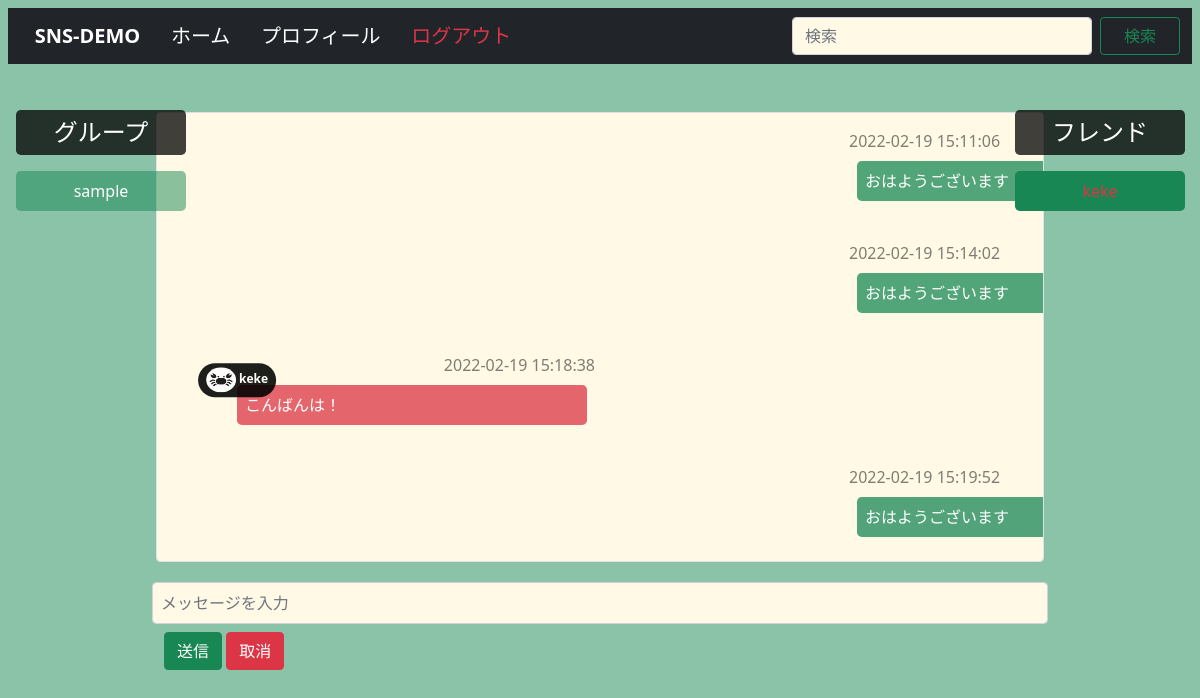
/app/friend_chat/b5b771cf-0973-4798-8959-98a34b4419f6/ (signed in), run on an earlier commit of the app's database.
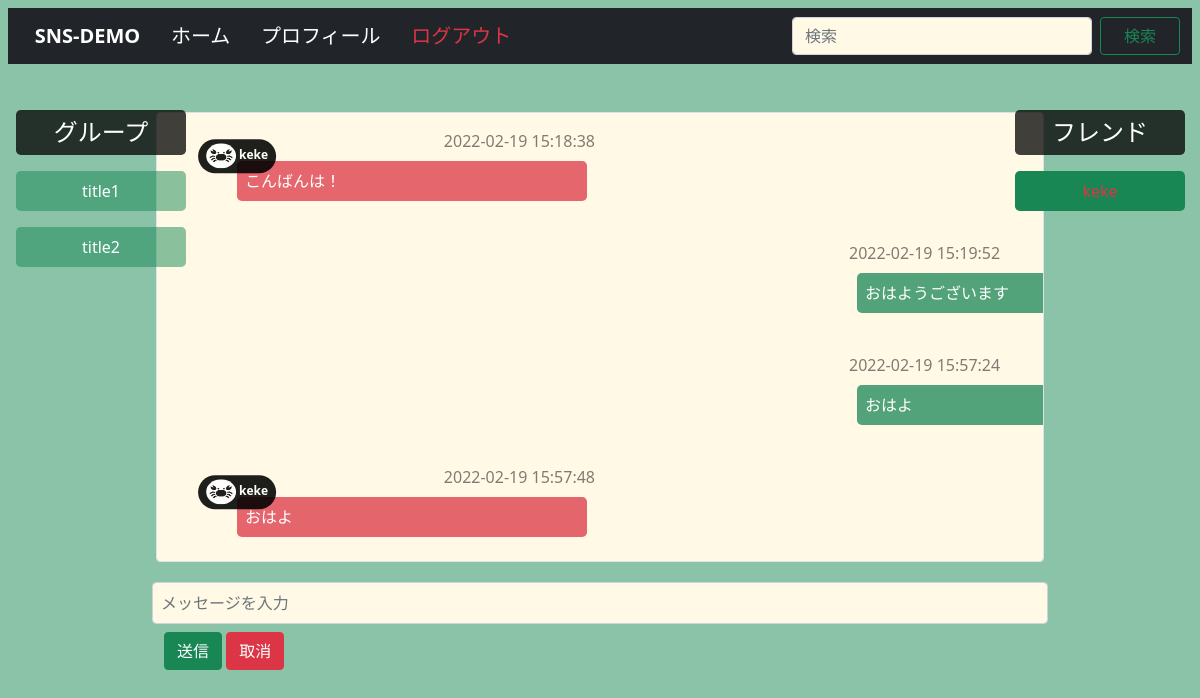
And on a later commit of the database.
### app/models.py (models this page shows, shortened)
class Group(models.Model):
    id = models.UUIDField(default=uuid.uuid4, primary_key=True)
    owner = models.ForeignKey(get_user_model(), on_delete=models.CASCADE,  related_name='group_owner')
    member = models.ManyToManyField(get_user_model(), related_name='group_member')
    title = models.CharField(max_length=30)
    icon = models.ImageField(null=True, blank=True)
    def __str__(self):
        return self.title

class Message(models.Model):
    id = models.UUIDField(default=uuid.uuid4, primary_key=True)
    owner = models.ForeignKey(get_user_model(), on_delete=models.CASCADE)
    profile = models.ForeignKey(Profile, on_delete=models.CASCADE, null=True)
    friend = models.CharField(max_length=30, null=True, blank=True)
    content = models.TextField(max_length=1000)
    good_count = models.PositiveIntegerField(default=0)
    share_count = models.PositiveIntegerField(default=0)
    group = models.ForeignKey(Group, on_delete=models.CASCADE, null=True)
    created_at = models.DateTimeField(auto_now_add=True)

class Profile(models.Model):
    id = models.UUIDField(default=uuid.uuid4, primary_key=True)
    user = models.OneToOneField(get_user_model(), on_delete=models.CASCADE)
    nick_name = models.CharField(max_length=20)
    icon = models.ImageField(upload_to='../media/images/', default='images/unknown.jpeg', null=True, blank=True)
    one_mes = models.TextField(max_length=100)
    created_at = models.DateTimeField(auto_now_add=True)
    updated_at = models.DateTimeField(auto_now=True)

### app/views.py (the view)
# urls.py: path('friend_chat/<str:pk>/', views.friend_chat, name='friend_chat'),
@login_required
def friend_chat(request, pk):
    request.session['friend_pk'] = pk
    user = get_user_model().objects.get(email=request.user)
    friend = Friend.objects.get(id=pk)
    in_speaking_friend = friend
    all_group = user.group_member.all()
    all_friend = Friend.objects.filter(Q(send_from=user.id) | Q(send_to=user.id))
    all_friend = all_friend.filter(promise_flag=True)
    profile = Profile.objects.filter(user=request.user)
    if friend.send_from != request.user:
        friend_profile = Profile.objects.filter(user=friend.send_from)
    else:
        friend_profile = Profile.objects.filter(user=friend.send_to)
    if request.method == 'POST':
        if profile:
            form = ChatForm(request.POST)
            content = request.POST.get('content')
            if form.is_valid():
                Message.objects.create(owner=request.user,
                                       content=content,
                                       friend=friend.id,
                                       profile=profile[0]
                                       )
            mes = Message.objects.filter(friend=friend.id)
            for i in mes:
                print('icon is ' + str(i.profile.icon))
            return render(request, 'page/chat.html', {'form': ChatForm(request.POST),
                                                      'mes': mes,
                                                      'all_group': all_group,
                                                      'in_speaking_friend': in_speaking_friend,
                                                      'all_friend': all_friend,
                                                      'profile': profile[0],
                                                      'friend_profile': friend_profile[0]})
        else:
            messages.error(request, 'プロフィール情報を登録してから、チャットに参加しましょう')
            return redirect('friend_chat')
    else:
        mes = Message.objects.filter(friend=friend.id)
        return render(request, 'page/chat.html', {'form': ChatForm(),
                                                  'mes': mes,
                                                  'all_group': all_group,
                                                  'in_speaking_friend': in_speaking_friend,
                                                  'all_friend': all_friend,
                                                  'profile': profile[0],
                                                  'friend_profile': friend_profile[0]})

### app/forms.py
class ChatForm(forms.Form):
    content = forms.CharField(widget=forms.Textarea(), label='メッセージ')

### account/models.py (called while the page is built)
    def __str__(self):
        return self.email

### template/page/chat.html (shortened to what the changed rows need)
{% extends 'base/base.html' %}
{% block main %}
{% if 'friend_chat' in request.path %}
<div class="d-flex flex-column" style="position: absolute;top: 110px;align-items: center;">
    {% for target in all_group %}
        <a href="{% url 'group_chat' pk=target.id %}" class="text-decoration-none text-black p-2">
            <div>
                <div class="d-flex flex-row rounded-3 bg-success p-2 text-white bg-opacity-50 justify-content-center"style="text-align: center;max-width: 300px; min-width: 170px;">
                    {{ target }}
                </div>
            </div>
        </a>
    {% endfor %}
</div>
<div id="scroll-box" class="rounded mx-auto p-2 d-flex align-items-start flex-column bd-highlight mb-2 border mt-5" style="width: 75%;background-color: #FFF9E6;height: 450px;">
    <div class="mb-auto p-2 bd-highlight" style="height: 1000px;display: block;">
    {% for item in mes %}
        {% if item.owner == request.user %}
            <div class="d-flex flex-row align-items-center" style="position: relative;left: 660px;">
                <div class="d-flex flex-column m-3">
                    <div class="d-flex flex-row justify-content-between">
                        <div class="text-black-50">
                            {{ item.created_at|date:"Y-m-j H:i:s" }}
                        </div>
                    </div>
                    <div class="rounded-3 bg-success p-2 text-white bg-opacity-75 m-2" style="position: relative;max-width: 350px; min-width: 350px;">
                        {{ item.content }}
                    </div>
                </div>
            </div>
        {% else %}
            <div class="d-flex flex-row align-items-center" style="position: relative;left: 40px;">
                <div class="d-flex flex-column m-3">
                    <div class="d-flex flex-row justify-content-between">
                        <div class="text-black-50">
                            {{ item.created_at|date:"Y-m-j H:i:s" }}
                        </div>
                    </div>
                    <div class="rounded-3 bg-danger p-2 text-white bg-opacity-75 m-2" style="position: relative;left: 0px;max-width: 350px; min-width: 350px;">
                        {{ item.content }}
                        <span class="position-absolute start-0 translate-middle badge rounded-pill bg-black" style="opacity: 88%;top: -12%;">
                          {% if item.profile.icon is None or item.profile.icon == '' %}
                              <img src="/media/images/unknown.jpeg" style="width: 30px;height: 25px;border-radius: 100%;"/>
                          {% else %}
                              <img src="/media/images/{{ item.profile.icon }}" style="width: 30px;height: 25px;border-radius: 100%;"/>
                          {% endif %}
                          {{ item.profile.nick_name }}
                        </span>
                    </div>
                </div>
            </div>
        {% endif %}
    {% endfor %}
  </div>
</div>
<form method="post">
<div class="mb-3 p-2 bd-highlight w-75 mx-auto" style="margin-top: 30px;position: relative;bottom: 18px;">
  {% for item in form %}
      <div class="row mb-2 form-group">
          <input
              type="{{item.field.widget.input_type}}"
              class="w-200 p-2 form-control"
              {% if item.field.required %}required{% endif %}
              name="{{item.name}}"
              id="{{item.id_for_label}}"
              placeholder="メッセージを入力"
              style="background-color: #FFF9E6;"
              rows="3">
      </div>
  {% endfor %}
</div>
</form>
{% endif %}
{% endblock %}

What changed in the data, as far as the page shows it:
removed Group: title "sample"
no longer on this page (row unchanged): Message: created_at "2022-02-19 15:11:06", content "おはようございます"
no longer on this page (row unchanged): Message: created_at "2022-02-19 15:14:02", content "おはようございます"
added Group: title "title1"
added Group: title "title2"
added Message: created_at "2022-02-19 15:57:24", content "おはよ"
added Message: created_at "2022-02-19 15:57:48", content "おはよ", profile.icon (picture), profile.nick_name "keke"
